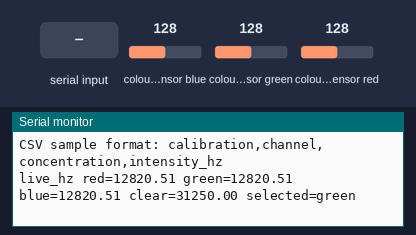
A sketch run on a simulated Arduino Uno, built with avr-gcc and run on an emulated ATmega328P. On the bench: the last lines printed to the serial monitor. Wiring (inferred from the names in the program): TCS3200 colour sensor: output pin 2; S2 pin 8; S3 pin 12; S0 pin 4; S1 pin 7. The inputs (shaded band) are chosen by the test bench; at power-on: colour sensor blue 128, colour sensor green 128, colour sensor red 128.

Above: at 1.3 s.
1.4 s: "s\n" received over Serial
At 1.7 s:
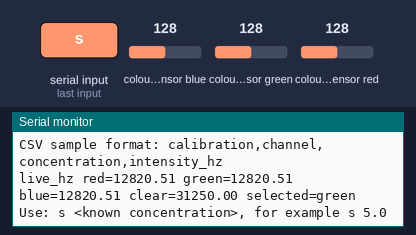
2.9 s: "b\n" received over Serial
At 3.8 s:
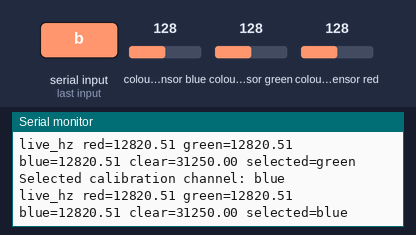
4.5 s: "r\n" received over Serial
At 5.8 s:
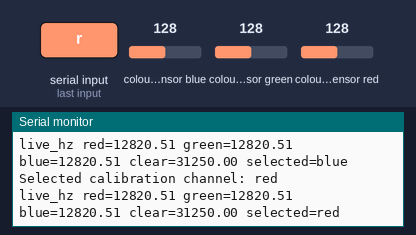
6.5 s: colour sensor blue set to 5
At 7.8 s:
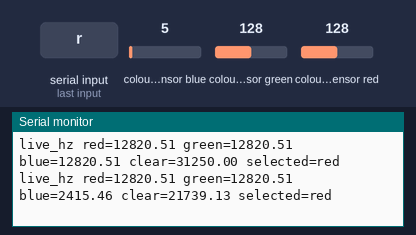

The sketch:

test_rgb.ino
```cpp
// SEN0101 / TCS3200 bench test and dye-calibration helper
// Arduino UNO R4 Minima, Serial Monitor at 9600 baud
//
// Wiring:
//   VDD/VCC -> Arduino 5V
//   GND     -> Arduino GND
//   OE      -> GND
//   OUT     -> D2
//   S0      -> D4
//   S1      -> D7
//   S2      -> D8
//   S3      -> D12
//
// Serial commands (set line ending to Newline):
//   r             select red as the calibration channel
//   g             select green as the calibration channel
//   b             select blue as the calibration channel
//   c             select clear as the calibration channel
//   s 5.0         capture the selected channel at concentration 5.0
//   z             capture the selected channel as concentration 0.0
//
// Tape or rigidly mount the sensor outside the transparent control tank. Fix the
// phone flashlight directly opposite at the same height so light passes through
// the liquid into the sensor. Keep the phone/flashlight setting, sensor and light
// positions, 350 mL working volume, tank orientation and closed cardboard
// enclosure fixed for every sample. The printed calibration rows can be copied
// into CAL_INTENSITY_HZ and CAL_CONCENTRATION in the main controller.

const uint8_t SENSOR_OUT_PIN = 2;
const uint8_t SENSOR_S0_PIN  = 4;
const uint8_t SENSOR_S1_PIN  = 7;
const uint8_t SENSOR_S2_PIN  = 8;
const uint8_t SENSOR_S3_PIN  = 12;

enum ColourChannel : uint8_t {
  RED_FILTER,
  BLUE_FILTER,
  CLEAR_FILTER,
  GREEN_FILTER
};

ColourChannel selectedCalibrationChannel = GREEN_FILTER;

const unsigned long SENSOR_PULSE_TIMEOUT_US = 50000;
const uint8_t SENSOR_PERIOD_SAMPLES = 20;
unsigned long lastReportMs = 0;

const char *channelName(ColourChannel channel) {
  switch (channel) {
    case RED_FILTER:   return "red";
    case BLUE_FILTER:  return "blue";
    case CLEAR_FILTER: return "clear";
    case GREEN_FILTER: return "green";
  }
  return "unknown";
}
void selectColourChannel(ColourChannel channel) {
  switch (channel) {
    case RED_FILTER:
      digitalWrite(SENSOR_S2_PIN, LOW);
      digitalWrite(SENSOR_S3_PIN, LOW);
      break;
    case BLUE_FILTER:
      digitalWrite(SENSOR_S2_PIN, LOW);
      digitalWrite(SENSOR_S3_PIN, HIGH);
      break;
    case CLEAR_FILTER:
      digitalWrite(SENSOR_S2_PIN, HIGH);
      digitalWrite(SENSOR_S3_PIN, LOW);
      break;
    case GREEN_FILTER:
      digitalWrite(SENSOR_S2_PIN, HIGH);
      digitalWrite(SENSOR_S3_PIN, HIGH);
      break;
  }
  delay(3);
}

float readFrequencyHz(ColourChannel channel) {
  selectColourChannel(channel);

  unsigned long totalPeriodUs = 0;
  uint8_t validPeriods = 0;

  for (uint8_t i = 0; i < SENSOR_PERIOD_SAMPLES; ++i) {
    const unsigned long lowUs =
        pulseIn(SENSOR_OUT_PIN, LOW, SENSOR_PULSE_TIMEOUT_US);
    const unsigned long highUs =
        pulseIn(SENSOR_OUT_PIN, HIGH, SENSOR_PULSE_TIMEOUT_US);

    if (lowUs > 0 && highUs > 0) {
      totalPeriodUs += lowUs + highUs;
      ++validPeriods;
    }
  }

  if (validPeriods == 0 || totalPeriodUs == 0) return NAN;
  return 1000000.0f * validPeriods / totalPeriodUs;
}

void printHelp() {
  Serial.println(F("Commands: r/g/b/c = select channel, s <concentration> = sample, z = zero sample"));
  Serial.println(F("CSV sample format: calibration,channel,concentration,intensity_hz"));
}

void captureCalibrationPoint(float concentration) {
  const float intensityHz = readFrequencyHz(selectedCalibrationChannel);

  if (isnan(intensityHz)) {
    Serial.println(F("ERROR: no sensor frequency; check OUT, OE, power and ground"));
    return;
  }

  Serial.print(F("calibration,"));
  Serial.print(channelName(selectedCalibrationChannel));
  Serial.print(',');
  Serial.print(concentration, 4);
  Serial.print(',');
  Serial.println(intensityHz, 2);
}

void handleSerialCommand() {
  if (!Serial.available()) return;

  String command = Serial.readStringUntil('\n');
  command.trim();
  if (command.length() == 0) return;

  const char first = tolower(command.charAt(0));

  if (first == 'r' && command.length() == 1) {
    selectedCalibrationChannel = RED_FILTER;
  } else if (first == 'g' && command.length() == 1) {
    selectedCalibrationChannel = GREEN_FILTER;
  } else if (first == 'b' && command.length() == 1) {
    selectedCalibrationChannel = BLUE_FILTER;
  } else if (first == 'c' && command.length() == 1) {
    selectedCalibrationChannel = CLEAR_FILTER;
  } else if (first == 'z' && command.length() == 1) {
    captureCalibrationPoint(0.0);
    return;
  } else if (first == 's') {
    const int separator = command.indexOf(' ');
    if (separator < 0) {
      Serial.println(F("Use: s <known concentration>, for example s 5.0"));
      return;
    }
    captureCalibrationPoint(command.substring(separator + 1).toFloat());
    return;
  } else {
    printHelp();
    return;
  }

  Serial.print(F("Selected calibration channel: "));
  Serial.println(channelName(selectedCalibrationChannel));
}

void setup() {
  Serial.begin(9600);
  while (!Serial && millis() < 3000) {}
  Serial.setTimeout(100);

  pinMode(SENSOR_OUT_PIN, INPUT);
  pinMode(SENSOR_S0_PIN, OUTPUT);
  pinMode(SENSOR_S1_PIN, OUTPUT);
  pinMode(SENSOR_S2_PIN, OUTPUT);
  pinMode(SENSOR_S3_PIN, OUTPUT);

  // S0 LOW + S1 HIGH selects 2% output-frequency scaling.
  digitalWrite(SENSOR_S0_PIN, LOW);
  digitalWrite(SENSOR_S1_PIN, HIGH);

  Serial.println(F("=== SEN0101 / TCS3200 dye calibration ==="));
  Serial.println(F("Default calibration channel: green"));
  printHelp();
}

void loop() {
  handleSerialCommand();

  const unsigned long now = millis();
  if (now - lastReportMs < 1000) return;
  lastReportMs = now;

  const float redHz = readFrequencyHz(RED_FILTER);
  const float greenHz = readFrequencyHz(GREEN_FILTER);
  const float blueHz = readFrequencyHz(BLUE_FILTER);
  const float clearHz = readFrequencyHz(CLEAR_FILTER);

  Serial.print(F("live_hz red="));
  Serial.print(redHz, 2);
  Serial.print(F(" green="));
  Serial.print(greenHz, 2);
  Serial.print(F(" blue="));
  Serial.print(blueHz, 2);
  Serial.print(F(" clear="));
  Serial.print(clearHz, 2);
  Serial.print(F(" selected="));
  Serial.println(channelName(selectedCalibrationChannel));
}
```

Measured:
- after the input at 1.4 s, the serial monitor: prints a new line at once (image 1)
- after the input at 2.9 s, the serial monitor: prints a new line at once (image 2)
- after the input at 4.5 s, the serial monitor: prints a new line at once (image 3)
- after the input at 6.5 s, the serial monitor: prints a new line after 0.54 s (image 4)
